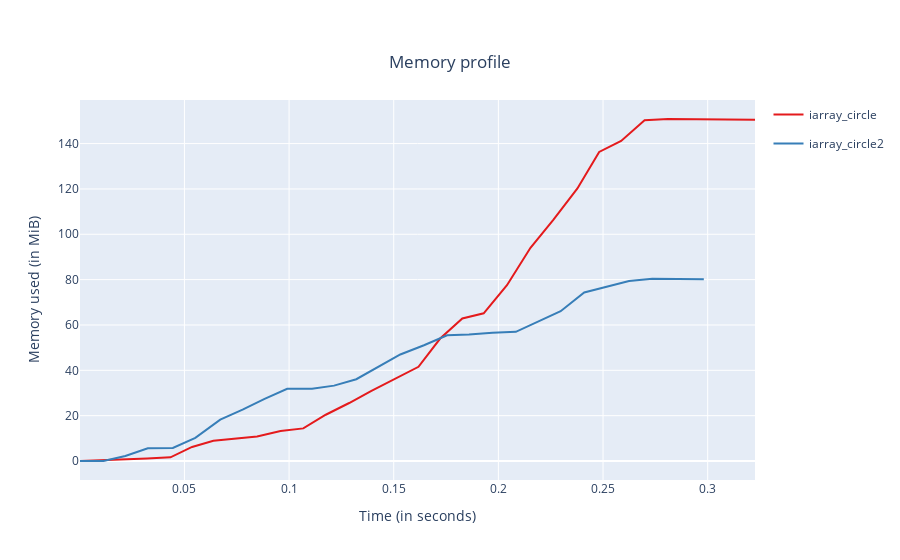

Notebook source saved alongside this figure:
### Code cell
%mprof_plot iarray_circle iarray_circle2
